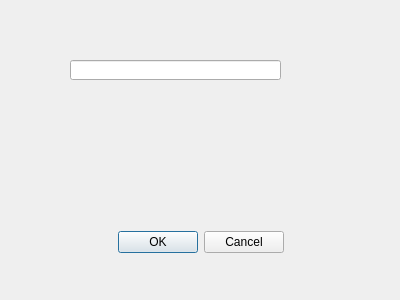
<?xml version="1.0" encoding="UTF-8"?>
<ui version="4.0">
 <class>NewBranchDialog</class>
 <widget class="QDialog" name="NewBranchDialog">
  <property name="geometry">
   <rect>
    <x>0</x>
    <y>0</y>
    <width>400</width>
    <height>300</height>
   </rect>
  </property>
  <property name="windowTitle">
   <string>New branch</string>
  </property>
  <widget class="QLineEdit" name="lineEdit_branch_name">
   <property name="geometry">
    <rect>
     <x>70</x>
     <y>60</y>
     <width>211</width>
     <height>20</height>
    </rect>
   </property>
  </widget>
  <widget class="QWidget" name="layoutWidget">
   <property name="geometry">
    <rect>
     <x>80</x>
     <y>230</y>
     <width>204</width>
     <height>25</height>
    </rect>
   </property>
   <layout class="QHBoxLayout" name="horizontalLayout">
    <item>
     <spacer name="horizontalSpacer">
      <property name="orientation">
       <enum>Qt::Horizontal</enum>
      </property>
      <property name="sizeHint" stdset="0">
       <size>
        <width>40</width>
        <height>20</height>
       </size>
      </property>
     </spacer>
    </item>
    <item>
     <widget class="QPushButton" name="pushButton">
      <property name="text">
       <string>OK</string>
      </property>
     </widget>
    </item>
    <item>
     <widget class="QPushButton" name="pushButton_2">
      <property name="text">
       <string>Cancel</string>
      </property>
     </widget>
    </item>
   </layout>
  </widget>
 </widget>
 <resources/>
 <connections>
  <connection>
   <sender>pushButton</sender>
   <signal>clicked()</signal>
   <receiver>NewBranchDialog</receiver>
   <slot>accept()</slot>
   <hints>
    <hint type="sourcelabel">
     <x>149</x>
     <y>241</y>
    </hint>
    <hint type="destinationlabel">
     <x>117</x>
     <y>243</y>
    </hint>
   </hints>
  </connection>
  <connection>
   <sender>pushButton_2</sender>
   <signal>clicked()</signal>
   <receiver>NewBranchDialog</receiver>
   <slot>reject()</slot>
   <hints>
    <hint type="sourcelabel">
     <x>237</x>
     <y>239</y>
    </hint>
    <hint type="destinationlabel">
     <x>206</x>
     <y>246</y>
    </hint>
   </hints>
  </connection>
 </connections>
</ui>
